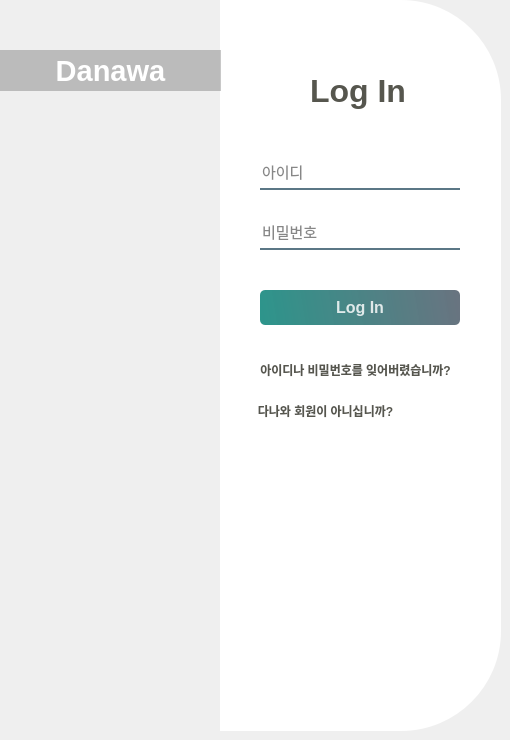
   <widget class="QWidget" name="page_5">
    <widget class="QPushButton" name="page_5_login_btn">
     <property name="geometry">
      <rect>
       <x>260</x>
       <y>290</y>
       <width>200</width>
       <height>35</height>
      </rect>
     </property>
     <property name="font">
      <font>
       <family>Nirmala UI</family>
       <pointsize>12</pointsize>
       <bold>true</bold>
      </font>
     </property>
     <property name="cursor">
      <cursorShape>PointingHandCursor</cursorShape>
     </property>
     <property name="styleSheet">
      <string notr="true">QPushButton#page_5_login_btn {
    background-color: qlineargradient(spread:pad, x1:0, y1:0.505682, x2:1, y2:0.477, stop:0 rgba(11,131,120,219), stop:1 rgba(85, 98, 112, 226));
    color: rgba(255,255,255,210);
    border-radius: 5px;
}

QPushButton#page_5_login_btn:hover {
    background-color: qlineargradient(spread:pad, x1:0, y1:0.505682, x2:1, y2:0.477, stop:0 rgba(150,131,111,219), stop:1 rgba(85, 81, 84, 226));
    color: rgba(255,255,255,210);
    border-radius: 5px;
}

QPushButton#page_5_login_btn:pressed {
    padding-left: 5px;
    padding-top: 5px;
    background-color: rgba(150,123,111,255);
}</string>
     </property>
     <property name="text">
      <string>Log In</string>
     </property>
     <property name="flat">
      <bool>false</bool>
     </property>
    </widget>
    <widget class="QPushButton" name="page_5_id_find_btn">
     <property name="geometry">
      <rect>
       <x>250</x>
       <y>360</y>
       <width>211</width>
       <height>20</height>
      </rect>
     </property>
     <property name="font">
      <font>
       <bold>true</bold>
      </font>
     </property>
     <property name="cursor">
      <cursorShape>PointingHandCursor</cursorShape>
     </property>
     <property name="styleSheet">
      <string notr="true">color: rgb(86, 86, 78);</string>
     </property>
     <property name="text">
      <string>아이디나 비밀번호를 잊어버렸습니까?</string>
     </property>
     <property name="flat">
      <bool>true</bool>
     </property>
    </widget>
    <widget class="QLineEdit" name="page_5_pw_label">
     <property name="geometry">
      <rect>
       <x>260</x>
       <y>220</y>
       <width>200</width>
       <height>30</height>
      </rect>
     </property>
     <property name="font">
      <font>
       <pointsize>11</pointsize>
      </font>
     </property>
     <property name="styleSheet">
      <string notr="true">background-color : rgba(0,0,0,0);
border : none;
border-bottom : 2px solid rgba(46,82,101,200);
color : rgba(0,0,0,240);
padding-bottom : 7px;</string>
     </property>
     <property name="echoMode">
      <enum>QLineEdit::Password</enum>
     </property>
     <property name="readOnly">
      <bool>false</bool>
     </property>
     <property name="placeholderText">
      <string>비밀번호</string>
     </property>
    </widget>
    <widget class="QLineEdit" name="page_5_id_label">
     <property name="geometry">
      <rect>
       <x>260</x>
       <y>160</y>
       <width>200</width>
       <height>30</height>
      </rect>
     </property>
     <property name="font">
      <font>
       <pointsize>11</pointsize>
      </font>
     </property>
     <property name="styleSheet">
      <string notr="true">background-color : rgba(0,0,0,0);
border : none;
border-bottom : 2px solid rgba(46,82,101,200);
color : rgba(0,0,0,240);
padding-bottom : 7px;</string>
     </property>
     <property name="placeholderText">
      <string>아이디</string>
     </property>
    </widget>
    <widget class="QLabel" name="page_5label">
     <property name="geometry">
      <rect>
       <x>310</x>
       <y>70</y>
       <width>101</width>
       <height>41</height>
      </rect>
     </property>
     <property name="font">
      <font>
       <family>Nirmala UI</family>
       <pointsize>24</pointsize>
       <bold>true</bold>
      </font>
     </property>
     <property name="styleSheet">
      <string notr="true">color: rgb(86, 86, 78);</string>
     </property>
     <property name="text">
      <string>Log In</string>
     </property>
    </widget>
    <widget class="QLabel" name="page_5_Background_3">
     <property name="geometry">
      <rect>
       <x>220</x>
       <y>0</y>
       <width>281</width>
       <height>731</height>
      </rect>
     </property>
     <property name="whatsThis">
      <string>&lt;html&gt;&lt;head/&gt;&lt;body&gt;&lt;p&gt;background-color : rgba(255,255,255,255);&lt;/p&gt;&lt;/body&gt;&lt;/html&gt;</string>
     </property>
     <property name="styleSheet">
      <string notr="true">background-color: rgb(255, 255, 255);
border-bottom-right-radius : 100px;
border-top-right-radius : 100px;</string>
     </property>
     <property name="text">
      <string/>
     </property>
    </widget>
    <widget class="QPushButton" name="Button_membership">
     <property name="geometry">
      <rect>
       <x>250</x>
       <y>400</y>
       <width>151</width>
       <height>21</height>
      </rect>
     </property>
     <property name="font">
      <font>
       <bold>true</bold>
      </font>
     </property>
     <property name="cursor">
      <cursorShape>PointingHandCursor</cursorShape>
     </property>
     <property name="styleSheet">
      <string notr="true">color: rgb(86, 86, 78);</string>
     </property>
     <property name="text">
      <string>다나와 회원이 아니십니까?</string>
     </property>
     <property name="flat">
      <bool>true</bool>
     </property>
    </widget>
    <widget class="QLabel" name="page_5_Background_2">
     <property name="geometry">
      <rect>
       <x>0</x>
       <y>0</y>
       <width>221</width>
       <height>731</height>
      </rect>
     </property>
     <property name="styleSheet">
      <string notr="true">background-color: rgba(0, 0, 0, 0.0);
border-top-left-radius: 200px;
</string>
     </property>
     <property name="text">
      <string/>
     </property>
     <property name="textFormat">
      <enum>Qt::AutoText</enum>
     </property>
     <property name="pixmap">
      <pixmap>../../Desktop/QT/qqq/background.png</pixmap>
     </property>
     <property name="scaledContents">
      <bool>true</bool>
     </property>
     <property name="wordWrap">
      <bool>false</bool>
     </property>
    </widget>
    <widget class="QLabel" name="logo_label_10">
     <property name="geometry">
      <rect>
       <x>0</x>
       <y>50</y>
       <width>221</width>
       <height>41</height>
      </rect>
     </property>
     <property name="styleSheet">
      <string notr="true">background-color: rgba(0, 0, 0,55);</string>
     </property>
     <property name="text">
      <string/>
     </property>
    </widget>
    <widget class="QPushButton" name="page_5_login_btn_2">
     <property name="geometry">
      <rect>
       <x>0</x>
       <y>50</y>
       <width>221</width>
       <height>41</height>
      </rect>
     </property>
     <property name="font">
      <font>
       <family>Nirmala UI</family>
       <pointsize>22</pointsize>
       <bold>true</bold>
      </font>
     </property>
     <property name="cursor">
      <cursorShape>PointingHandCursor</cursorShape>
     </property>
     <property name="styleSheet">
      <string notr="true">background-color: rgba(255, 255, 255, 100);
color: rgb(255, 255, 255);</string>
     </property>
     <property name="text">
      <string>Danawa</string>
     </property>
     <property name="flat">
      <bool>true</bool>
     </property>
    </widget>
    <zorder>page_5_Background_3</zorder>
    <zorder>page_5_login_btn</zorder>
    <zorder>page_5_id_find_btn</zorder>
    <zorder>page_5_pw_label</zorder>
    <zorder>page_5_id_label</zorder>
    <zorder>page_5label</zorder>
    <zorder>Button_membership</zorder>
    <zorder>page_5_Background_2</zorder>
    <zorder>logo_label_10</zorder>
    <zorder>page_5_login_btn_2</zorder>
   </widget>
